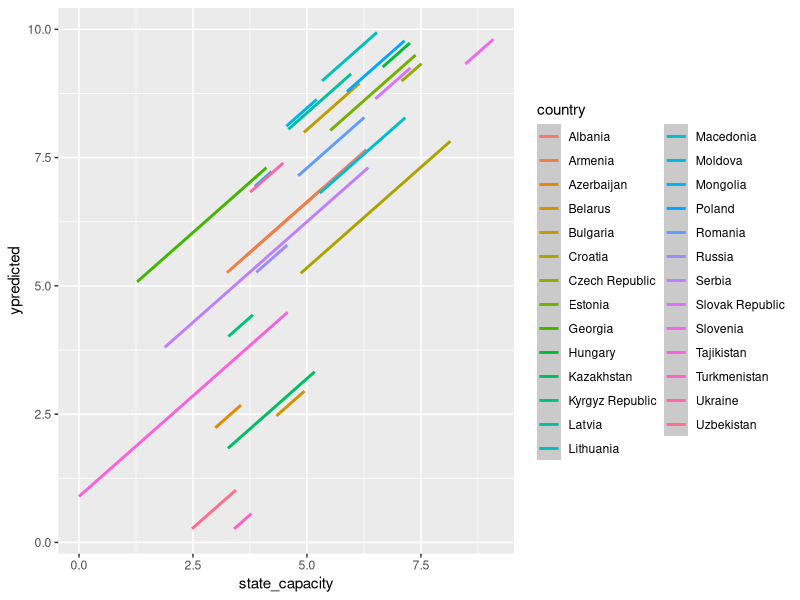

Recreate this plot in R.
### Multivariate statistical analysis, 2019 ###
### Lab 1. FE- and RE-models (part 1) ###

install.packages("plm")
install.packages("ggplot2")
install.packages("haven")
install.packages("dplyr")

library(plm)
library(ggplot2)
library(haven)
library(dplyr)

panel<-read_dta("MSA_lab1.dta")
head(panel) # nested data

attach(panel)

# run a least-squares dummy-variable model  
LSDV <- lm(fh_polity~state_capacity + country)
summary(LSDV)

# change a base (reference) category
countryfa1 <- relevel(factor(country), ref ="Russia")
LSDV_Rus <- lm(fh_polity~state_capacity + countryfa1)
summary(LSDV_Rus)

# save predicted values
ypredicted <- LSDV$fitted
# combine the main dataset and a new variable into a new dataset "panel1" 
panel1 <- data.frame(panel, ypredicted) 
head(panel1)

# visualize the results of modeling: the intercepts vary, but the slope is the same 
ggplot(panel, aes(x = state_capacity, y = ypredicted, color = country))+geom_smooth(method = lm)
# to change colours manually, use the following option: + scale_colour_manual(values=c())

# run a fixed-effects model (only intercepts are different). Within-group transformation
fe <- plm(fh_polity~state_capacity, data = panel, index=c("country", "period"), model="within")
summary(fe)

# do we need a fixed-effects model? 
# run a pooled model by using plm package
ols <- plm(fh_polity~state_capacity, data=panel, model="pooling")
summary(ols)

pFtest(fe, ols)

# run a random-effects model (only intercepts are different)
re <- plm(fh_polity~state_capacity, data=panel, index=c("country", "period"), model="random")
summary(re)

# Breush-Pagan test. Do we need a random-effects model?  
plmtest(ols, type=c("bp"))

# Hausman test: FE, RE-transformed VS RE original
phtest(fe, re)

### How to get a FE-model coefficient?
# For ease of understanding, the code is divided into steps .
# However, you can use use %>% to make the code more elegant.
#Step 1. Group (country) variances of X (state_capacity)
var <- summarize(group_by(panel, country), var(state_capacity))
var

#Step 2. Run separate regressions (for each country) 
a <- group_by(panel, country) %>%
  do(data.frame(beta = coef(lm(fh_polity ~ state_capacity, data = .))[2]))
a 

#Step 3. Weighted sum of coefficients from separate regression models. 
# Use conditional variances as weights
m <- as.data.frame(merge(a, var, by ="country"))
m
m$mult <- m$beta*(m$`var(state_capacity)`/sum(m$`var(state_capacity)`))
sum(m$mult)
